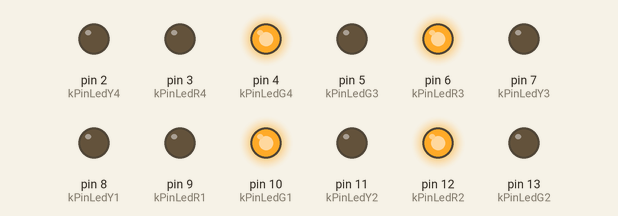
Simulated run of this sketch. Board: Arduino Uno, built with avr-gcc and run on an emulated ATmega328P. On the bench: output pins drawn as LEDs (lit = HIGH).

Above: at 1.0 s.
At 2.05 s:
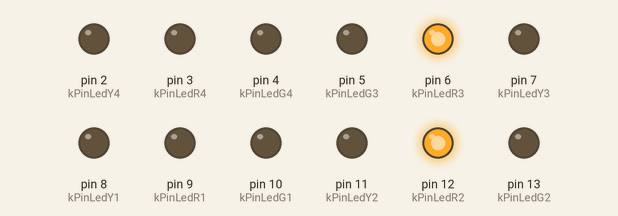
At 2.6 s:
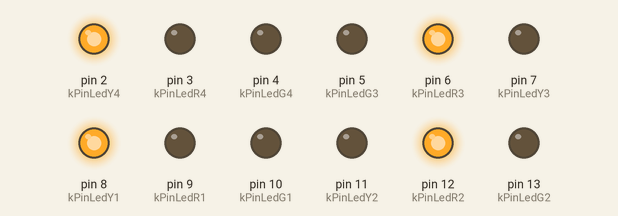
At 3.15 s:
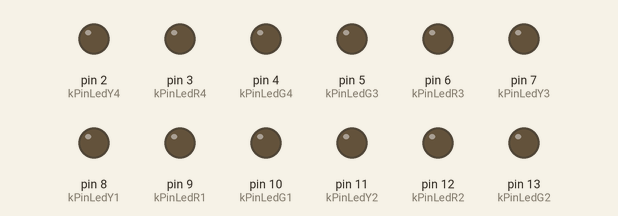
At 4.2 s:
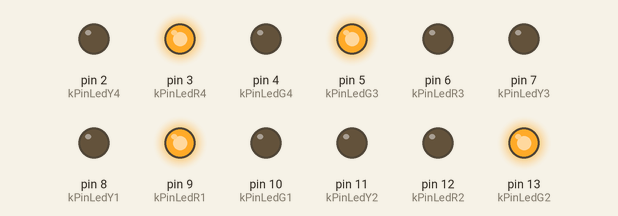
At 5.7 s:
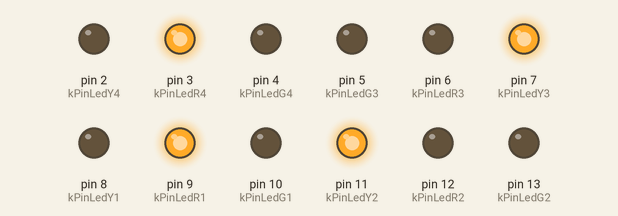
Timing chart, 0 to 8.3 s (numbered marks = the images above):
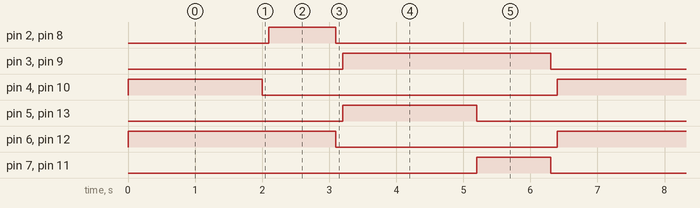

The sketch:

sketch_may04a.ino
```cpp
const int kPinLedG1 = 10;
const int kPinLedR1 = 9;
const int kPinLedY1 = 8;
const int kPinLedG2 = 13;
const int kPinLedR2 = 12;
const int kPinLedY2 = 11;
const int kPinLedG3 = 5;
const int kPinLedR3 = 6;
const int kPinLedY3 = 7;
const int kPinLedG4 = 4;
const int kPinLedR4 = 3;
const int kPinLedY4 = 2;
void setup() {
  // put your setup code here, to run once:
  //set1
  pinMode(kPinLedG1 , OUTPUT);
  pinMode(kPinLedR1 , OUTPUT);
  pinMode(kPinLedY1 , OUTPUT);

//set2
  pinMode(kPinLedG2 , OUTPUT);
  pinMode(kPinLedR2 , OUTPUT);
  pinMode(kPinLedY2 , OUTPUT);

//set3
  pinMode(kPinLedG3 , OUTPUT);
  pinMode(kPinLedR3 , OUTPUT);
  pinMode(kPinLedY3 , OUTPUT);

 //set4
  pinMode(kPinLedG4 , OUTPUT);
  pinMode(kPinLedR4 , OUTPUT);
  pinMode(kPinLedY4 , OUTPUT);
}

void loop() {
 //bulb 1 and 4 show green at same time while 2 and 3 show red
  digitalWrite(kPinLedG1 , HIGH);
  digitalWrite(kPinLedG4 , HIGH);
  digitalWrite(kPinLedR2 , HIGH);
  digitalWrite(kPinLedR3 , HIGH);
  delay(2000);//stays like so  for 2000 milliseconds

  //bulb 1  and 4 green light gets off
  digitalWrite(kPinLedG1 , LOW);
  digitalWrite(kPinLedG4 , LOW);
  delay(100);//100 milliseconds delay before  turning to yellow light

   //bulb 1 and 4 show yellow at same time
  digitalWrite(kPinLedY1 , HIGH);
  digitalWrite(kPinLedY4 , HIGH);
  delay(1000);//stays yellow  for 1000 milliseconds

  //bulb 1  and 4 yellow light gets off and bulbs 2 and 3 red light goes off
  digitalWrite(kPinLedY1 , LOW);
  digitalWrite(kPinLedY4 , LOW);
  digitalWrite(kPinLedR2 , LOW);
  digitalWrite(kPinLedR3 , LOW);
  delay(100);

  //bulb 1 and 4 show red at same time and 2 and 3 shows green
   digitalWrite(kPinLedG2 , HIGH);
  digitalWrite(kPinLedG3 , HIGH);
  digitalWrite(kPinLedR1 , HIGH);
  digitalWrite(kPinLedR4 , HIGH);
  delay(2000); //stays so  for 2000 milliseconds

  // bulb  2 and 3 green gets off and switch to yellow
  digitalWrite(kPinLedG2 , LOW);
  digitalWrite(kPinLedG3 , LOW);
  digitalWrite(kPinLedY2 , HIGH);
  digitalWrite(kPinLedY3 , HIGH);
  delay(1000);
  delay(100);//100 milliseconds before  1 and 4 turns green

//bulb 1 and 4 red goes  off
 digitalWrite(kPinLedR1 , LOW);
  digitalWrite(kPinLedR4 , LOW);
  digitalWrite(kPinLedY2 , LOW);
   digitalWrite(kPinLedY3 , LOW);
  delay(100);


}
```

Measured:
- by itself, pin 2 (kPinLedY4), pin 8 (kPinLedY1): alternates HIGH for 1.0 s and LOW for 5.4 s
- by itself, pin 3 (kPinLedR4), pin 6 (kPinLedR3), pin 9 (kPinLedR1), pin 12 (kPinLedR2): alternates HIGH for 3.1 s and LOW for 3.3 s
- by itself, pin 4 (kPinLedG4), pin 5 (kPinLedG3), pin 10 (kPinLedG1), pin 13 (kPinLedG2): alternates HIGH for 2.0 s and LOW for 4.4 s
- by itself, pin 7 (kPinLedY3), pin 11 (kPinLedY2): alternates HIGH for 1.1 s and LOW for 5.3 s
